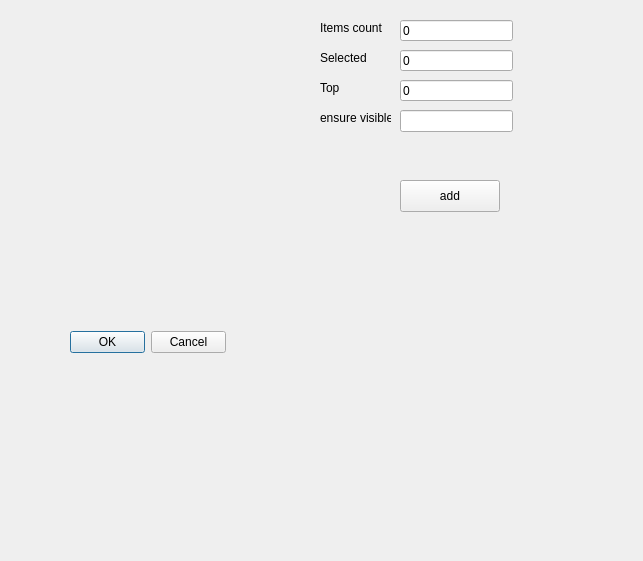
<?xml version="1.0" encoding="UTF-8"?>
<ui version="4.0">
 <class>TestDialog</class>
 <widget class="QWidget" name="TestDialog">
  <property name="geometry">
   <rect>
    <x>0</x>
    <y>0</y>
    <width>643</width>
    <height>561</height>
   </rect>
  </property>
  <property name="windowTitle">
   <string>Form</string>
  </property>
  <widget class="WidgetPanelList&lt;Person&gt;" name="listWidget" native="true">
   <property name="geometry">
    <rect>
     <x>10</x>
     <y>10</y>
     <width>301</width>
     <height>400</height>
    </rect>
   </property>
   <property name="palette">
    <palette>
     <active/>
     <inactive/>
     <disabled/>
    </palette>
   </property>
   <property name="autoFillBackground">
    <bool>true</bool>
   </property>
   <widget class="QDialogButtonBox" name="buttonBox">
    <property name="geometry">
     <rect>
      <x>60</x>
      <y>320</y>
      <width>156</width>
      <height>24</height>
     </rect>
    </property>
    <property name="standardButtons">
     <set>QDialogButtonBox::Cancel|QDialogButtonBox::Ok</set>
    </property>
   </widget>
  </widget>
  <widget class="QLineEdit" name="itemsCountEdit">
   <property name="geometry">
    <rect>
     <x>400</x>
     <y>20</y>
     <width>113</width>
     <height>21</height>
    </rect>
   </property>
   <property name="text">
    <string>0</string>
   </property>
  </widget>
  <widget class="QLabel" name="label">
   <property name="geometry">
    <rect>
     <x>320</x>
     <y>20</y>
     <width>71</width>
     <height>16</height>
    </rect>
   </property>
   <property name="text">
    <string>Items count</string>
   </property>
  </widget>
  <widget class="QLabel" name="label_2">
   <property name="geometry">
    <rect>
     <x>320</x>
     <y>50</y>
     <width>58</width>
     <height>16</height>
    </rect>
   </property>
   <property name="text">
    <string>Selected</string>
   </property>
  </widget>
  <widget class="QLineEdit" name="selectedEdit">
   <property name="geometry">
    <rect>
     <x>400</x>
     <y>50</y>
     <width>113</width>
     <height>21</height>
    </rect>
   </property>
   <property name="text">
    <string>0</string>
   </property>
  </widget>
  <widget class="QPushButton" name="addButton">
   <property name="geometry">
    <rect>
     <x>400</x>
     <y>180</y>
     <width>100</width>
     <height>32</height>
    </rect>
   </property>
   <property name="text">
    <string>add</string>
   </property>
  </widget>
  <widget class="QLabel" name="label_3">
   <property name="geometry">
    <rect>
     <x>320</x>
     <y>80</y>
     <width>58</width>
     <height>16</height>
    </rect>
   </property>
   <property name="text">
    <string>Top</string>
   </property>
  </widget>
  <widget class="QLineEdit" name="topEdit">
   <property name="geometry">
    <rect>
     <x>400</x>
     <y>80</y>
     <width>113</width>
     <height>21</height>
    </rect>
   </property>
   <property name="text">
    <string>0</string>
   </property>
  </widget>
  <widget class="QLabel" name="label_4">
   <property name="geometry">
    <rect>
     <x>320</x>
     <y>110</y>
     <width>71</width>
     <height>16</height>
    </rect>
   </property>
   <property name="text">
    <string>ensure visible</string>
   </property>
  </widget>
  <widget class="QLineEdit" name="ensVisibleEdit">
   <property name="geometry">
    <rect>
     <x>400</x>
     <y>110</y>
     <width>113</width>
     <height>22</height>
    </rect>
   </property>
  </widget>
 </widget>
 <customwidgets>
  <customwidget>
   <class>WidgetPanelList&lt;Person&gt;</class>
   <extends>QWidget</extends>
   <header>widgetpanellist.h</header>
   <container>1</container>
  </customwidget>
 </customwidgets>
 <resources/>
 <connections/>
</ui>
